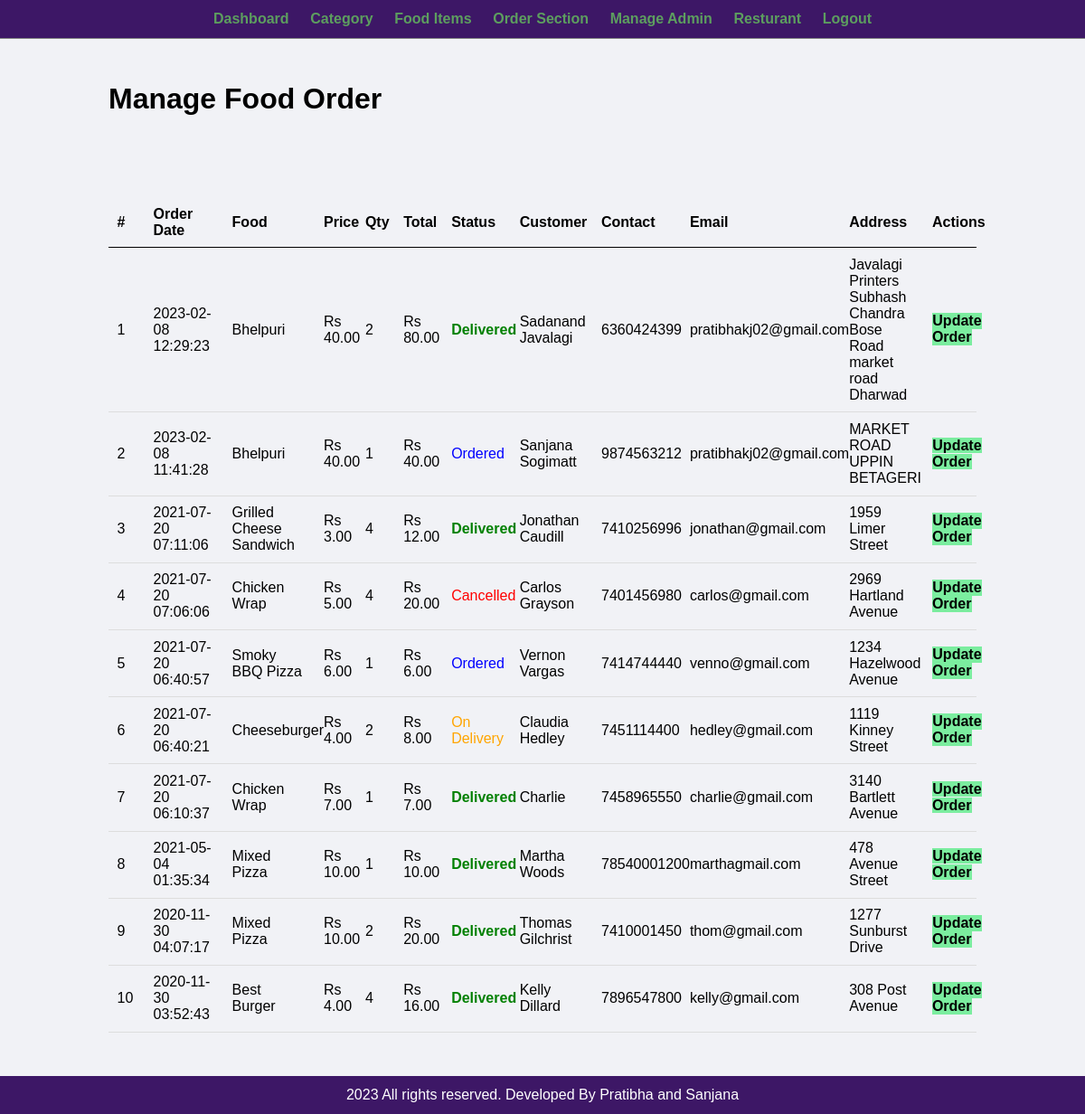
Page /admin/manage-order.php (signed in) on the committed database.
### tables this page shows
CREATE TABLE `tbl_order` (
  `id` int(10) UNSIGNED NOT NULL,
  `food` varchar(150) NOT NULL,
  `price` decimal(10,2) NOT NULL,
  `qty` int(11) NOT NULL,
  `total` decimal(10,2) NOT NULL,
  `order_date` datetime NOT NULL,
  `status` varchar(50) NOT NULL,
  `customer_name` varchar(150) NOT NULL,
  `customer_contact` varchar(20) NOT NULL,
  `customer_email` varchar(150) NOT NULL,
  `customer_address` varchar(255) NOT NULL
);

### admin/manage-order.php (the view, shortened to what this page needs)
<?php include('partials/menu.php'); ?>
<div class="main-content">
    <div class="wrapper">
        <h1>Manage Food Order</h1>
                <br /><br /><br />
                <br><br>
                <table class="tbl-full">
                    <tr>
                        <th width="5%">#</th>
                        <th width="10%">Order Date</th>
                        <th width="10%">Food</th>
                        <th width="5%">Price</th>
                        <th width="5%">Qty</th>
                        <th width="6%">Total</th>
                        <th width="8%">Status</th>
                        <th width="10%">Customer</th>
                        <th width="10%">Contact</th>
                        <th width="15%">Email</th>
                        <th width="10%">Address</th>
                        <th>Actions</th>
                    </tr>
                    <?php
                        $sql = "SELECT * FROM tbl_order ORDER BY id DESC";
                        $res = mysqli_query($conn, $sql);
                        $count = mysqli_num_rows($res);
                        $sn = 1;
                        if($count>0)
                        {
                            while($row=mysqli_fetch_assoc($res))
                            {
                                $id = $row['id'];
                                $food = $row['food'];
                                $price = $row['price'];
                                $qty = $row['qty'];
                                $total = $row['total'];
                                $order_date = $row['order_date'];
                                $status = $row['status'];
                                $customer_name = $row['customer_name'];
                                $customer_contact = $row['customer_contact'];
                                $customer_email = $row['customer_email'];
                                $customer_address = $row['customer_address'];
                                ?>
                                    <tr>
                                        <td><?php echo $sn++; ?> </td>
                                        <td><?php echo $order_date; ?></td>
                                        <td><?php echo $food; ?></td>
                                        <td><?php echo 'Rs '.$price; ?></td>
                                        <td><?php echo $qty; ?></td>
                                        <td><?php echo 'Rs '.$total; ?></td>
                                        <td>
                                            <?php
                                                if($status=="Ordered")
                                                {
                                                    echo "<label style='color: blue;'>$status</label>";
                                                }
                                                elseif($status=="On Delivery")
                                                {
                                                    echo "<label style='color: orange;'>$status</label>";
                                                }
                                                elseif($status=="Delivered")
                                                {
                                                    echo "<label style='color: green;'><b>$status</b></label>";
                                                }
                                                elseif($status=="Cancelled")
                                                {
                                                    echo "<label style='color: red;'>$status</label>";
                                                }
                                            ?>
                                        </td>
                                        <td><?php echo $customer_name; ?></td>
                                        <td><?php echo $customer_contact; ?></td>
                                        <td><?php echo $customer_email; ?></td>
                                        <td><?php echo $customer_address; ?></td>
                                        <td>
                                            <a href="<?php echo SITEURL; ?>admin/update-order.php?id=<?php echo $id; ?>" class="btn-secondary">Update Order</a>
                                        </td>
                                    </tr>
                                <?php
                            }
                        }
                        else
                        {
                            echo "<tr><td colspan='12' class='error'>Orders not Available</td></tr>";
                        }
                    ?>
                </table>
    </div>
</div>
<?php include('partials/footer.php'); ?>

### css/admin.css (style rules this page uses)
* { margin: 0; padding: 0; font-family: Arial, Helvetica, sans-serif; }
.wrapper { padding: 1%; width: 80%; margin: 0 auto; }
.tbl-full { width: 100%; }
table { border-collapse: collapse; width: 100%; }
th, td { padding: 8px; text-align: left; border-bottom: 1px solid #ddd; }
table tr th { border-bottom: 1px solid black; padding: 1%; text-align: left; }
table tr td { padding: 1%; }
.btn-secondary { background-color: #7bed9f; padding: 1%; color: black; text-decoration: none; font-weight: bold; }
.main-content { background-color: #f1f2f6; padding: 3% 0; }

### rows in the picture
tbl_order: order_date "2023-02-08 12:29:23", food "Bhelpuri", price "40.00", qty "2", total "80.00", status "Delivered", customer_name "Sadanand Javalagi", customer_contact "6360424399", customer_email "pratibhakj02@gmail.com", customer_address "Javalagi Printers Subhash Chandra Bose Road market road Dharwad"
tbl_order: order_date "2023-02-08 11:41:28", food "Bhelpuri", price "40.00", qty "1", total "40.00", status "Ordered", customer_name "Sanjana Sogimatt", customer_contact "9874563212", customer_email "pratibhakj02@gmail.com", customer_address "MARKET ROAD UPPIN BETAGERI"
tbl_order: order_date "2021-07-20 07:11:06", food "Grilled Cheese Sandwich", price "3.00", qty "4", total "12.00", status "Delivered", customer_name "Jonathan Caudill", customer_contact "7410256996", customer_email "jonathan@gmail.com", customer_address "1959 Limer Street"
tbl_order: order_date "2021-07-20 07:06:06", food "Chicken Wrap", price "5.00", qty "4", total "20.00", status "Cancelled", customer_name "Carlos Grayson", customer_contact "7401456980", customer_email "carlos@gmail.com", customer_address "2969 Hartland Avenue"
tbl_order: order_date "2021-07-20 06:40:57", food "Smoky BBQ Pizza", price "6.00", qty "1", total "6.00", status "Ordered", customer_name "Vernon Vargas", customer_contact "7414744440", customer_email "venno@gmail.com", customer_address "1234 Hazelwood Avenue"
tbl_order: order_date "2021-07-20 06:40:21", food "Cheeseburger", price "4.00", qty "2", total "8.00", status "On Delivery", customer_name "Claudia Hedley", customer_contact "7451114400", customer_email "hedley@gmail.com", customer_address "1119 Kinney Street"
tbl_order: order_date "2021-07-20 06:10:37", food "Chicken Wrap", price "7.00", qty "1", total "7.00", status "Delivered", customer_name "Charlie", customer_contact "7458965550", customer_email "charlie@gmail.com", customer_address "3140 Bartlett Avenue"
tbl_order: order_date "2021-05-04 01:35:34", food "Mixed Pizza", price "10.00", qty "1", total "10.00", status "Delivered", customer_name "Martha Woods", customer_contact "78540001200", customer_email "marthagmail.com", customer_address "478 Avenue Street"
tbl_order: order_date "2020-11-30 04:07:17", food "Mixed Pizza", price "10.00", qty "2", total "20.00", status "Delivered", customer_name "Thomas Gilchrist", customer_contact "7410001450", customer_email "thom@gmail.com", customer_address "1277 Sunburst Drive"
tbl_order: order_date "2020-11-30 03:52:43", food "Best Burger", price "4.00", qty "4", total "16.00", status "Delivered", customer_name "Kelly Dillard", customer_contact "7896547800", customer_email "kelly@gmail.com", customer_address "308 Post Avenue"
